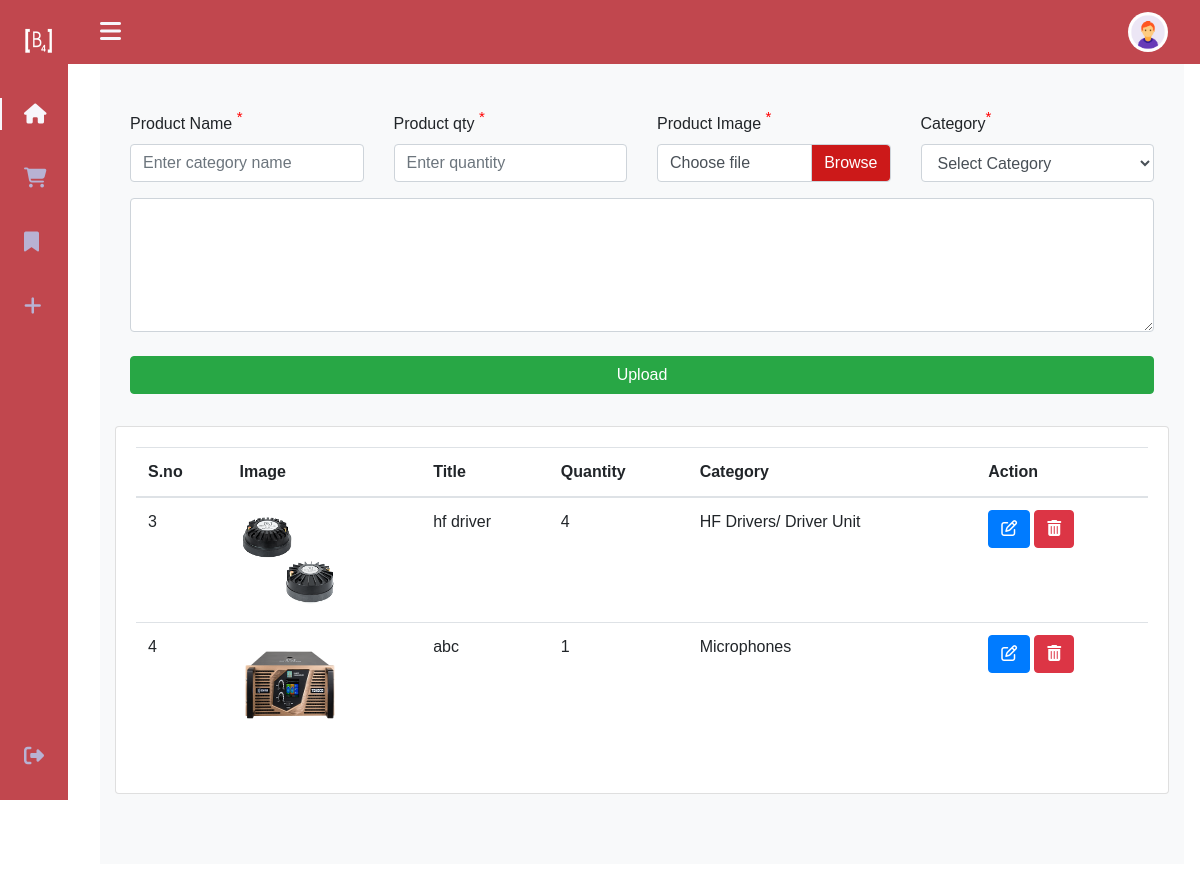
Page /admin/new-release.php on the committed database.
### admin/new-release.php (the view, shortened to what this page needs)
<?php include "include/css-url.php"; ?>
<?php include "partials/sidebar.php"; ?>
<div class="content-body my-5 height-100 bg-light" id="main">
    <div class="container-fluid">
        <form class="mt-5" method="post" action="new-release.php" enctype="multipart/form-data">
            <div class="row page-titles mx-0">
                <div class="col-md-3 col-sm-6">
                    <div class="form-group">
                        <label for="productname" class="control-label">Product Name <sup class="mandatory">*</sup></label>
                        <input type="text" class="form-control" id="n_name" name="n_name" placeholder="Enter category name" required>
                    </div>
                </div>
                <div class="col-md-3 col-sm-6">
                    <div class="form-group">
                        <label for="category" class="control-label">Product qty <sup class="mandatory">*</sup></label>
                        <input type="number" id="quantity" name="quantity" min="1" max="50" class="form-control" id="n_qty" name="n_qty" placeholder="Enter quantity" required>
                    </div>
                </div>
                <div class="col-md-3 col-sm-6">
                    <div class="form-group">
                        <label for="image" class="control-label">Product Image <sup class="mandatory">*</sup></label>
                        <div class="input-group mb-3">
                            <div class="custom-file">
                                <label class="custom-file-label">Choose file</label>
                            </div>
                        </div>
                    </div>
                </div>
                <div class="col-md-3 col-sm-6">
                    <div class="form-group">
                        <label for="category" class="control-label">Category<sup class="mandatory">*</sup> </label>
                        <select class="form-control " name="n_cat" id="n_cat" required>
                            <option selected>Select Category</option>
                        </select>
                    </div>
                </div>
                <div class="col-md-12 col-sm-6">
                    <textarea id="mytextarea" class="form-control" rows="5" placeholder="Description" spellcheck="false" name="n_desc"> </textarea>
                </div>
                <div class="col-md-12 col-sm-6">
                    <div class="form-group">
                        <div class="input-group  mt-4">
                            <button type="submit" name="n_insert" title="Submit" class="btn btn-success btn-block">Upload</button>
                        </div>
                    </div>
                </div>
            </div>
        </form>
    </div>
    <div class="container-fluid mt-3">
        <div class="row">
            <div class="col-lg-12">
                <div class="card">
                    <div class="card-body">
                        <div class="table-responsive">
                            <table class="table table-hover">
                                <thead>
                                    <tr>
                                        <th>S.no</th>
                                        <th>Image</th>
                                        <th>Title</th>
                                        <th>Quantity</th>
                                        <th>Category</th>
                                        <th class="wd-10">Action</th>
                                    </tr>
                                </thead>
                                <tbody>
                                    <?php
                                    include 'partials/db_connect.php';
                                    $sql = "SELECT * from `new-release`";
                                    $result = mysqli_query($conn, $sql);
                                    if (mysqli_num_rows($result) > 0) {
                                        while ($row = mysqli_fetch_array($result)) { ?>
                                            <tr>
                                                <td><?php echo $row['id']; ?></td>
                                                <td>
                                                    <img class="wd-120" src="<?php echo $row['image']; ?>" alt="" height="100" width="100">
                                                </td>
                                                <td><?php echo $row['title']; ?></td>
                                                <td><?php echo $row['qty']; ?></td>
                                                <td><?php echo $row['category']; ?></td>
                                                <td>
                                                <a href='editnewrelease.php?id=<?php echo $row['id']; ?>'  type="button" class="btn btn-primary mr-1"><i class="fa fa-edit"></i>
                                                <a href="javascript:void(0)" class="btn btn-danger delete_btn_ajax"><i class="fa fa-trash"></i></a>
                                                </td>
                                            </tr>
                                    <?php
                                        }
                                    } else {
                                        echo '0 results';
                                    }
                                    ?>
                                </tbody>
                            </table>
                        </div>
                    </div>
                </div>
            </div>
        </div>
    </div>
</div>
<?php include "include/js-url.php"; ?>

### admin/css/style.css (style rules this page uses)
* { box-sizing: border-box; margin: 0; padding: 0; font-family: sans-serif; }
.my-5 { display: flex; flex-direction: column; align-items: center; }
label::after { color: #ffffff !important; background-color: #dc3545 !important; }
.mandatory { color: red; font-size: 15px; }
.custom-file-label::after { position: absolute; top: 0; right: 0; bottom: 0; z-index: 3; display: block; height: calc(1.5em + 0.75rem); padding: 0.375rem 0.75rem; line-height: 1.5; color: #fff !important; content: "Browse"; background-color: #cc1919 !important; border-left: inherit; border-radius: 0 0.25rem 0.25rem 0; }

### admin/partials/sidebar.php (style rules this page uses)
:root { --header-height: 3rem; --nav-width: 68px; --first-color: #c1474e; --first-color-light: #b8b2d3; --white-color: #f7f6fb; --body-font: "Nunito", sans-serif; --normal-font-size: 1rem; --z-fixed: 100; }
body { position: relative; margin: var(--header-height) 0 0 0; padding: 0 1rem; font-family: var(--body-font); font-size: var(--normal-font-size); transition: 0.5s; }
.height-100 { height: 100vh; }
@media screen and (min-width: 768px) { body { margin: calc(var(--header-height) + 1rem) 0 0 0; padding-left: calc(var(--nav-width) + 2rem); } }

### rows in the picture
new-release: id "3", image (picture), title "hf driver", qty "4", category "HF Drivers/ Driver Unit"
new-release: id "4", image (picture), title "abc", qty "1", category "Microphones"
